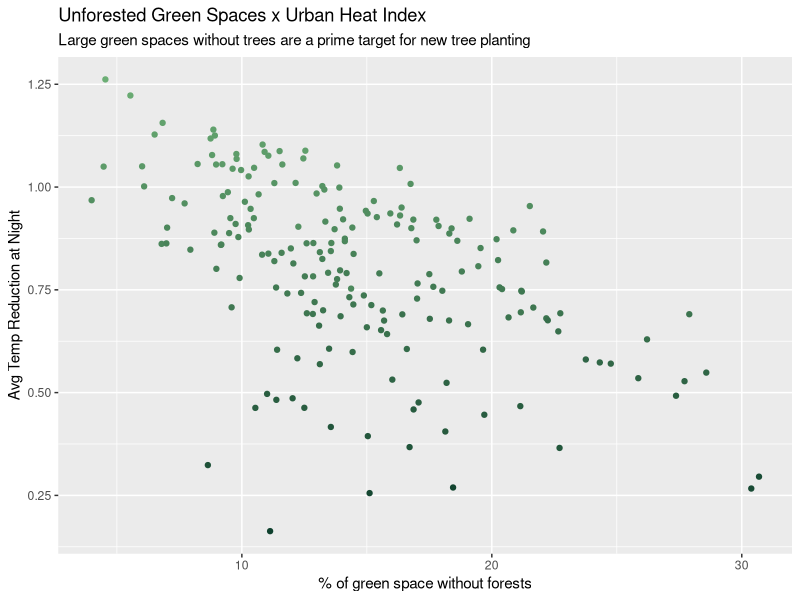

Here is the R script that generated this plot:
library(tidyverse)
library(ggthemes)

data = read.csv("dataset_final.csv")

green_UHI = ggplot(data = data, aes(x = greenPct - forestsPct, y = avgTempReducNight, color = forestsPct)) +
  geom_point() + 
  labs(x = "% of green space without forests", y = "Avg Temp Reduction at Night",
       title = "Unforested Green Spaces x Urban Heat Index",
       subtitle = "Large green spaces without trees are a prime target for new tree planting") +
  theme(legend.position="none") + scale_colour_gradient(low = '#0E402D', high = '#6CAE75')

ggsave('unforestedGreenSpacesXUranHeatIndex.png', green_UHI, device = 'png')
